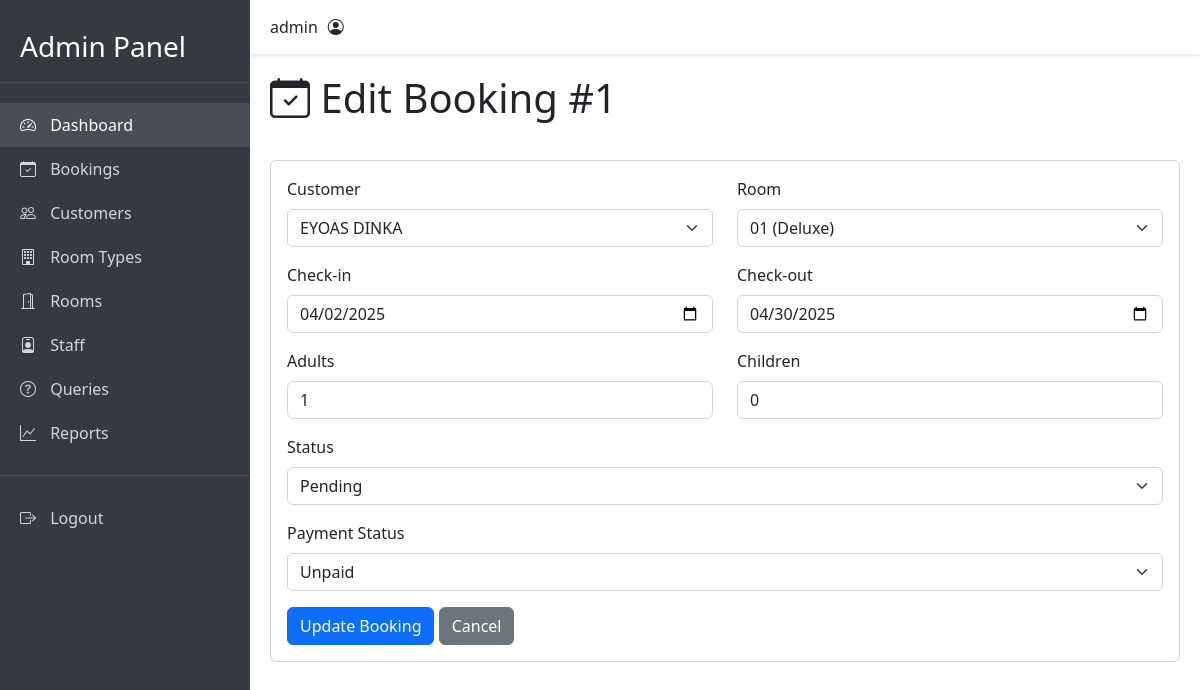
Page /admin/bookings/edit/1 (signed in) on the committed database.
### app.py (models this page shows)
class Booking(db.Model):
    id = db.Column(db.Integer, primary_key=True)
    customer_id = db.Column(db.Integer, db.ForeignKey('customer.id'), nullable=False)
    room_id = db.Column(db.Integer, db.ForeignKey('room.id'), nullable=False)
    check_in = db.Column(db.DateTime, nullable=False)
    check_out = db.Column(db.DateTime, nullable=False)
    adults = db.Column(db.Integer, default=1)
    children = db.Column(db.Integer, default=0)
    status = db.Column(db.String(20), default='Pending')
    total_price = db.Column(db.Float, nullable=True)  # Changed to nullable
    created_at = db.Column(db.DateTime, default=datetime.utcnow)
    payment_status = db.Column(db.String(20), default='Unpaid')  # Add this line
    payments = db.relationship('Payment', backref='booking', lazy=True)  # Add this line

### app.py (the view, shortened to what this page needs)
@app.route('/admin/bookings/edit/<int:booking_id>', methods=['GET', 'POST'])
@login_required
def edit_booking(booking_id):
    booking = Booking.query.get_or_404(booking_id)
    customers = Customer.query.all()
    rooms = Room.query.all()
    return render_template('admin/edit_booking.html',
                         booking=booking,
                         customers=customers,
                         rooms=rooms)

### app.py (called while the page is built, shortened)
def login_required(f):
    @wraps(f)
    def decorated_function(*args, **kwargs):
        if 'admin_logged_in' not in session:
            flash('Please login first', 'error')
            return redirect(url_for('admin_login', next=request.url))
        return f(*args, **kwargs)
    return decorated_function

@app.after_request
def add_security_headers(response):
    return response

### templates/admin/edit_booking.html (shortened to what this page needs)
{% extends "admin/base.html" %}
{% block content %}
<div class="page-header">
    <h1><i class="bi bi-calendar-check"></i> Edit Booking #{{ booking.id }}</h1>
</div>
<div class="card">
    <div class="card-body">
        <form method="POST">
            <div class="row">
                <div class="col-md-6 mb-3">
                    <label for="customer_id" class="form-label">Customer</label>
                    <select class="form-select" id="customer_id" name="customer_id" required>
                        {% for customer in customers %}
                        <option value="{{ customer.id }}" {{ 'selected' if customer.id == booking.customer_id }}>
                            {{ customer.first_name }} {{ customer.last_name }}
                        </option>
                        {% endfor %}
                    </select>
                </div>
                <div class="col-md-6 mb-3">
                    <label for="room_id" class="form-label">Room</label>
                    <select class="form-select" id="room_id" name="room_id" required>
                        {% for room in rooms %}
                        <option value="{{ room.id }}" {{ 'selected' if room.id == booking.room_id }}>
                            {{ room.room_number }} ({{ room.room_type.name }})
                        </option>
                        {% endfor %}
                    </select>
                </div>
            </div>
            <div class="row">
                <div class="col-md-6 mb-3">
                    <label for="check_in" class="form-label">Check-in</label>
                    <input type="date" class="form-control" id="check_in" name="check_in"
                           value="{{ booking.check_in.strftime('%Y-%m-%d') }}" required>
                </div>
                <div class="col-md-6 mb-3">
                    <label for="check_out" class="form-label">Check-out</label>
                    <input type="date" class="form-control" id="check_out" name="check_out"
                           value="{{ booking.check_out.strftime('%Y-%m-%d') }}" required>
                </div>
            </div>
            <div class="row">
                <div class="col-md-6 mb-3">
                    <label for="adults" class="form-label">Adults</label>
                    <input type="number" class="form-control" id="adults" name="adults"
                           min="1" value="{{ booking.adults }}" required>
                </div>
                <div class="col-md-6 mb-3">
                    <label for="children" class="form-label">Children</label>
                    <input type="number" class="form-control" id="children" name="children"
                           min="0" value="{{ booking.children }}">
                </div>
            </div>
            <div class="mb-3">
                <label for="status" class="form-label">Status</label>
                <select class="form-select" id="status" name="status">
                    <option value="Pending" {{ 'selected' if booking.status == 'Pending' }}>Pending</option>
                </select>
            </div>
            <div class="mb-3">
                <label for="payment_status" class="form-label">Payment Status</label>
                <select class="form-select" id="payment_status" name="payment_status">
                    <option value="Unpaid" {{ 'selected' if booking.payment_status == 'Unpaid' }}>Unpaid</option>
                </select>
            </div>
            <button type="submit" class="btn btn-primary">Update Booking</button>
            <a href="{{ url_for('manage_bookings') }}" class="btn btn-secondary">Cancel</a>
        </form>
    </div>
</div>
{% endblock %}

### static/css/admin.css (style rules this page uses)
.page-header { margin-bottom: 30px; display: flex; justify-content: space-between; align-items: center; }

### rows in the picture
Booking: id "1", check_in "04/02/2025", check_out "04/30/2025", adults "1", children "0"

### other values in the picture
{{ session.username }} "admin"
form field customer_id "EYOAS DINKA"
form field room_id "01 (Deluxe)"
